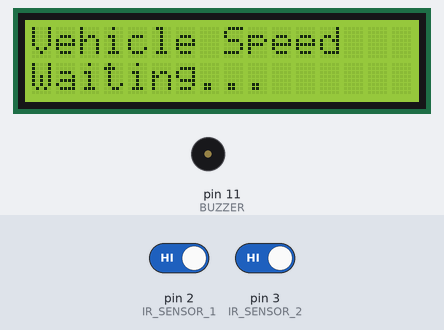
The sketch below on a simulated Arduino Uno, built with avr-gcc and run on an emulated ATmega328P. Parts: 16×2 character LCD, buzzer (waves = sounding, pin HIGH). The inputs (shaded band) are chosen by the test bench; at power-on: pin 2 (IR_SENSOR_1) HIGH, pin 3 (IR_SENSOR_2) HIGH. What the sketch prints to the serial monitor is not drawn.

Above: at 3.2 s.
3.3 s: pin 2 (IR_SENSOR_1) driven LOW
At 4.3 s:
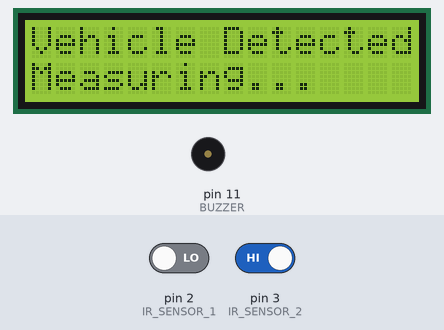
4.8 s: pin 3 (IR_SENSOR_2) driven LOW
At 6.0 s:
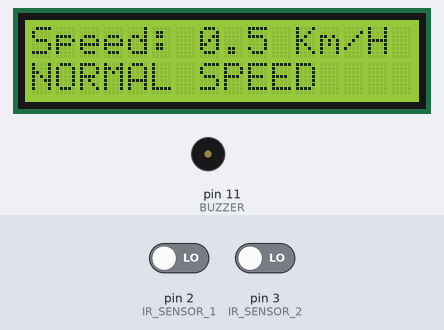
6.3 s: pin 3 (IR_SENSOR_2) driven HIGH
At 9.2 s:
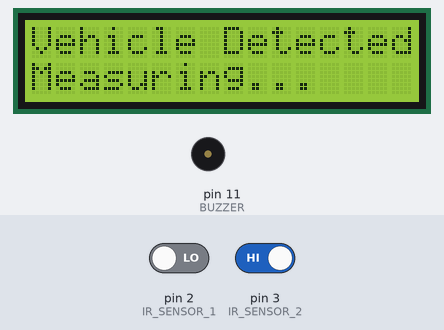
Timing chart, 0 to 10.7 s (numbered marks = the images above; inputs shaded):
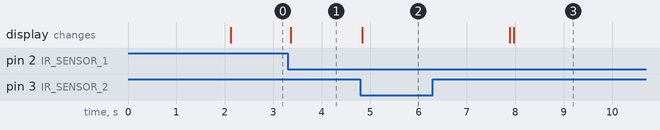

Measured:
- after the input at 3.3 s, the display: changes after 0.06 s (image 1)
- after the input at 4.8 s, the display: changes at once (image 2)
- after the input at 6.3 s, the display: first differs from a run without the input after 1.7 s (image 3)

The sketch:

Vehicle_Speed_Detection.ino
```cpp
#include <Wire.h>
#include <LiquidCrystal_I2C.h>

// LCD: I2C address 0x27, 16 columns, 2 rows
LiquidCrystal_I2C lcd(0x27, 16, 2);

// Pin connections
const int IR_SENSOR_1 = 2;
const int IR_SENSOR_2 = 3;
const int BUZZER = 11;

// Actual distance between the two IR sensors
const float SENSOR_DISTANCE = 0.20;  // 20 cm = 0.20 m

// Overspeed limit
const float SPEED_LIMIT = 50.0;      // km/h

unsigned long timer1 = 0;
unsigned long timer2 = 0;

bool sensor1Detected = false;
bool sensor2Detected = false;

float speedKmph = 0.0;

void setup() {
  Serial.begin(9600);

  lcd.init();
  lcd.backlight();

  pinMode(IR_SENSOR_1, INPUT);
  pinMode(IR_SENSOR_2, INPUT);
  pinMode(BUZZER, OUTPUT);

  digitalWrite(BUZZER, LOW);

  lcd.clear();
  lcd.setCursor(0, 0);
  lcd.print("WELCOME TO");

  lcd.setCursor(0, 1);
  lcd.print("AZIM PROJECT");

  delay(2000);
  lcd.clear();
}

void loop() {

  // Sensor 1 detects the vehicle
  if (digitalRead(IR_SENSOR_1) == LOW && !sensor1Detected) {
    timer1 = millis();
    sensor1Detected = true;

    lcd.clear();
    lcd.setCursor(0, 0);
    lcd.print("Vehicle Detected");
    lcd.setCursor(0, 1);
    lcd.print("Measuring...");
  }

  // Sensor 2 detects the vehicle
  if (digitalRead(IR_SENSOR_2) == LOW &&
      sensor1Detected && !sensor2Detected) {

    timer2 = millis();
    sensor2Detected = true;

    // Calculate time in seconds
    float timeSeconds = (timer2 - timer1) / 1000.0;

    // Calculate speed in m/s
    float speedMs = SENSOR_DISTANCE / timeSeconds;

    // Convert m/s to km/h
    speedKmph = speedMs * 3.6;

    // Display speed
    lcd.clear();
    lcd.setCursor(0, 0);
    lcd.print("Speed: ");
    lcd.print(speedKmph, 1);
    lcd.print(" Km/H");

    lcd.setCursor(0, 1);

    // Overspeed detection
    if (speedKmph > SPEED_LIMIT) {
      lcd.print("OVER SPEEDING");
      digitalWrite(BUZZER, HIGH);
      Serial.println("OVER SPEEDING!");
    }
    else {
      lcd.print("NORMAL SPEED");
      digitalWrite(BUZZER, LOW);
      Serial.println("Normal Speed");
    }

    Serial.print("Speed: ");
    Serial.print(speedKmph, 2);
    Serial.println(" km/h");

    delay(3000);

    digitalWrite(BUZZER, LOW);

    // Reset for next vehicle
    sensor1Detected = false;
    sensor2Detected = false;
    speedKmph = 0.0;

    lcd.clear();
    lcd.setCursor(0, 0);
    lcd.print("No Car Detected");
  }

  // Waiting for a vehicle
  if (!sensor1Detected && !sensor2Detected) {
    lcd.setCursor(0, 0);
    lcd.print("Vehicle Speed");
    lcd.setCursor(0, 1);
    lcd.print("Waiting...     ");
  }

  delay(50);
}
```
